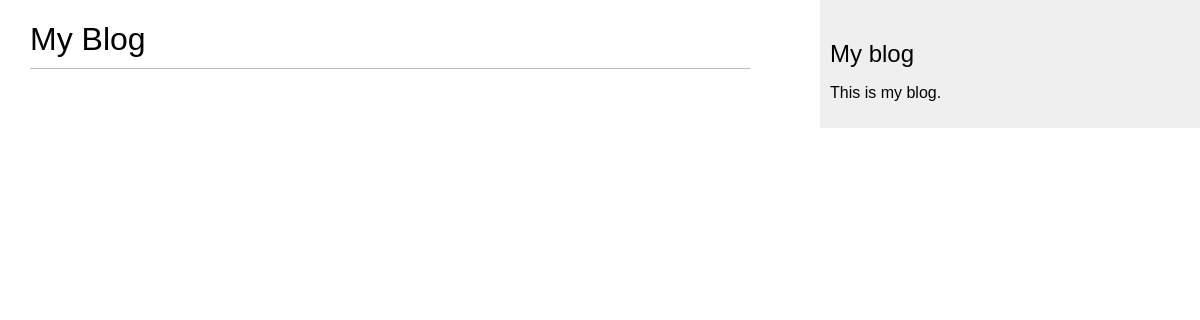
/blog/, run on an earlier commit of the app's database.
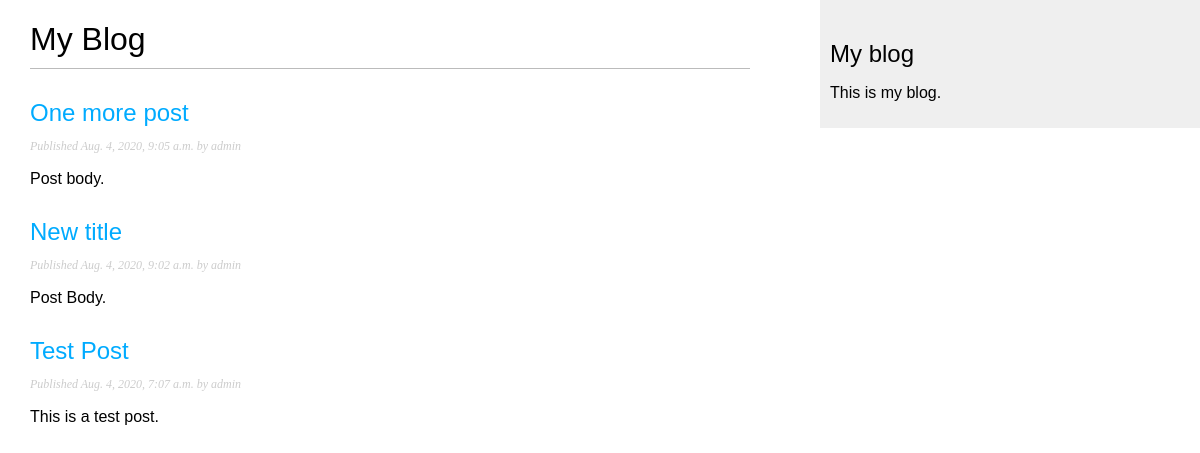
And on a later commit of the database.
### blog/models.py (models this page shows, shortened)
class Post(models.Model):
    STATUS_CHOICES = (
        ('draft', 'Draft'),
        ('published', 'Published'),
    )
    title = models.CharField(max_length=250)
    slug = models.SlugField(max_length=250,
                           unique_for_date='publish')
    author = models.ForeignKey(User,
                              on_delete=models.CASCADE,
                              related_name='blog_posts')
    body = models.TextField()
    publish = models.DateTimeField(default=timezone.now)
    created = models.DateTimeField(auto_now_add=True)
    updated = models.DateTimeField(auto_now=True)
    status = models.CharField(max_length=10,
                             choices=STATUS_CHOICES,
                             default='draft')
    class Meta:
        ordering = ('-publish',)
    objects = models.Manager() # The default manager
    published = PublishedManager() # Our custom manager
    def get_absolute_url(self):
        return reverse('blog:post_detail',
                      args=[self.publish.year,
                            self.publish.month,
                            self.publish.day, self.slug])

### blog/views.py (the view)
# urls.py: path('', views.post_list, name='post_list'),
def post_list(request):
    posts = Post.published.all()
    return render(request,
                 'blog/post/list.html',
                 {'posts': posts})

### blog/models.py (called while the page is built)
    def get_queryset(self):
        return super(PublishedManager,
                    self).get_queryset()\
                        .filter(status='published')

### blog/templates/blog/post/list.html
{% extends "blog/base.html" %} {% block title%}My Blog{% endblock %} {% block content %}
<h1>My Blog</h1>
{% for post in posts %}
<h2>
    <a href="{{ post.get_absolute_url }}">
        {{ post.title }}
    </a>
</h2>
<p class="date">
    Published {{ post.publish }} by {{ post.author }}
</p>
{{ post.body|truncatewords:30|linebreaks }} {% endfor %} {% endblock %}

### blog/templates/blog/base.html (shortened to what this page needs)
{% load static %}
<!DOCTYPE html>
<html>
<head>
    <link href="{% static 'css/blog.css' %}" rel="stylesheet">
</head>
<body>
    <div id="content">
        {% block content %} {% endblock %}
    </div>
    <div id="sidebar">
        <h2>My blog</h2>
        <p>This is my blog.</p>
    </div>
</body>
</html>

### blog/static/css/blog.css (style rules this page uses)
body { margin:0; padding:0; font-family:helvetica, sans-serif; }
a { color:#00abff; text-decoration:none; }
h1 { font-weight:normal; border-bottom:1px solid #bbb; padding:0 0 10px 0; }
h2 { font-weight:normal; margin:30px 0 0; }
#content { float:left; width:60%; padding:0 0 0 30px; }
#sidebar { float:right; width:30%; padding:10px; background:#efefef; height:100%; }
p.date { color:#ccc; font-family: georgia, serif; font-size: 12px; font-style: italic; }

What changed in the data, as far as the page shows it:
now on this page (row edited): Post: title "One more post", publish "Aug. 4, 2020, 9:05 a.m.", author "admin", body "Post body."
now on this page (row edited): Post: title "New title", publish "Aug. 4, 2020, 9:02 a.m.", author "admin", body "Post Body."
now on this page (row edited): Post: title "Test Post", publish "Aug. 4, 2020, 7:07 a.m.", author "admin", body "This is a test post."
